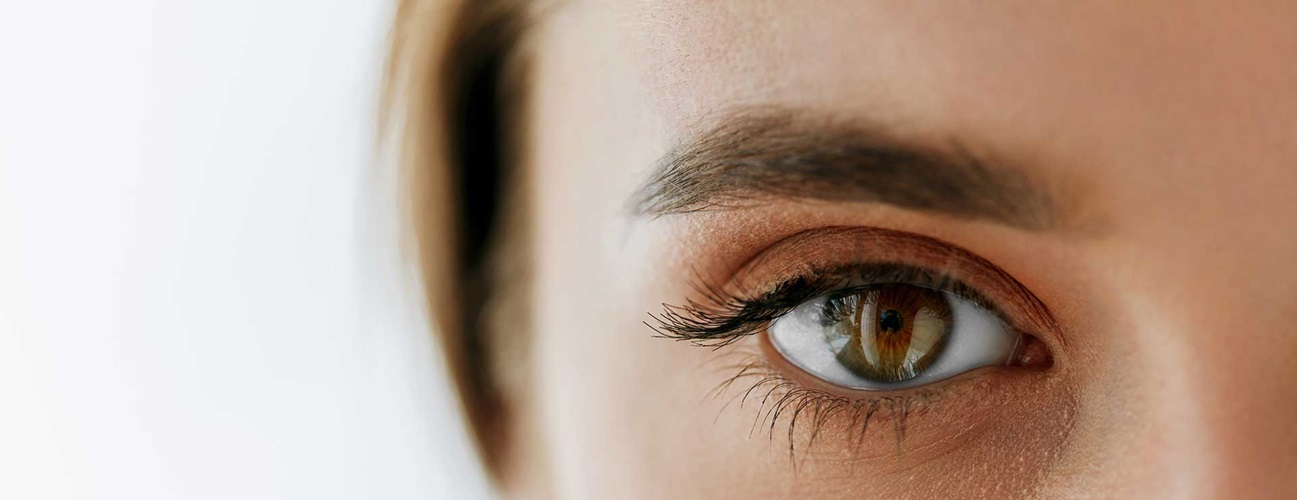
#> input picture project_images/001.jpeg, 1297 x 500 px; its folder holds only this picture in this run
$ python -i iris_detection_service.py   (imports and definitions only)   (older library calls are emulated)
#> lines starting #> are read from the running program, lines starting #| are printed output that depends on the picture
import os
import cv2
import numpy as np
import urllib.request
import mediapipe as mp
from PIL import Image
from ai_models.utils.daugman_normalization import daugman_polar_normalization

BASE_DIR = os.path.abspath(
    os.path.join(os.path.dirname(__file__), "../../../")
)

LANDMARKER_TASK_PATH = os.path.abspath(
    os.path.join(BASE_DIR, "ai_models/utils/face_landmarker.task")
)

_landmarker = None


def _ensure_landmarker_task():
    if not os.path.exists(LANDMARKER_TASK_PATH):
        os.makedirs(os.path.dirname(LANDMARKER_TASK_PATH), exist_ok=True)
        url = "https://storage.googleapis.com/mediapipe-models/face_landmarker/face_landmarker/float16/1/face_landmarker.task"
        try:
            print("[Iris Detection Service] Downloading MediaPipe face_landmarker.task...")
            urllib.request.urlretrieve(url, LANDMARKER_TASK_PATH)
            print("[Iris Detection Service] Downloaded face_landmarker.task successfully.")
        except Exception as e:
            print("[Iris Detection Service] Failed to download face_landmarker.task:", e)


def get_face_landmarker():
    global _landmarker
    if _landmarker is None:
        _ensure_landmarker_task()
        if os.path.exists(LANDMARKER_TASK_PATH):
            try:
                BaseOptions = mp.tasks.BaseOptions
                FaceLandmarker = mp.tasks.vision.FaceLandmarker
                FaceLandmarkerOptions = mp.tasks.vision.FaceLandmarkerOptions
                VisionRunningMode = mp.tasks.vision.RunningMode

                options = FaceLandmarkerOptions(
                    base_options=BaseOptions(model_asset_path=LANDMARKER_TASK_PATH),
                    running_mode=VisionRunningMode.IMAGE,
                    num_faces=1,
                    min_face_detection_confidence=0.3,
                    min_face_presence_confidence=0.3
                )
                _landmarker = FaceLandmarker.create_from_options(options)
            except Exception as e:
                print("[Iris Detection Service] Failed to instantiate MediaPipe FaceLandmarker:", e)
                _landmarker = None
    return _landmarker


class DetectionResult(tuple):
    """
    Backwards-compatible tuple subclass returning (polar_ribbon, annotated_image, face_det, left_det, right_det)
    while carrying structured payload dictionary via .payload attribute.
    """
    # [56 lines left out: functions __new__, evaluate_eye_roi_quality, not called in this run]


def detect_and_crop_iris(image_input):
    """
    Phase 3 Landmark-Based Precision Face, Dual-Eye & Single-Eye Detector.

    Pipeline:
    WEBCAM FRAME -> FACE LANDMARKS (MediaPipe 468/478) -> LEFT/RIGHT EYE ROI -> PUPIL/IRIS LOCALIZATION -> QUALITY GATE -> VALID CROP
    """
#> called with image_input = '../../../project_images/001.jpeg'
    annotated = None
    try:
        if isinstance(image_input, Image.Image):
            pil_img = image_input.convert("RGB")
            np_img = np.array(pil_img)
        elif isinstance(image_input, np.ndarray):
            np_img = image_input.copy()
            if len(np_img.shape) == 2:
                np_img = cv2.cvtColor(np_img, cv2.COLOR_GRAY2RGB)
        else:
            np_img = cv2.imread(image_input)
#> np_img is the input picture: shape (500, 1297, 3); mean B, G, R 149.5, 163.5, 185.9
            np_img = cv2.cvtColor(np_img, cv2.COLOR_BGR2RGB)

        h, w = np_img.shape[:2]
#> h = 500; w = 1297
        gray = cv2.cvtColor(np_img, cv2.COLOR_RGB2GRAY)
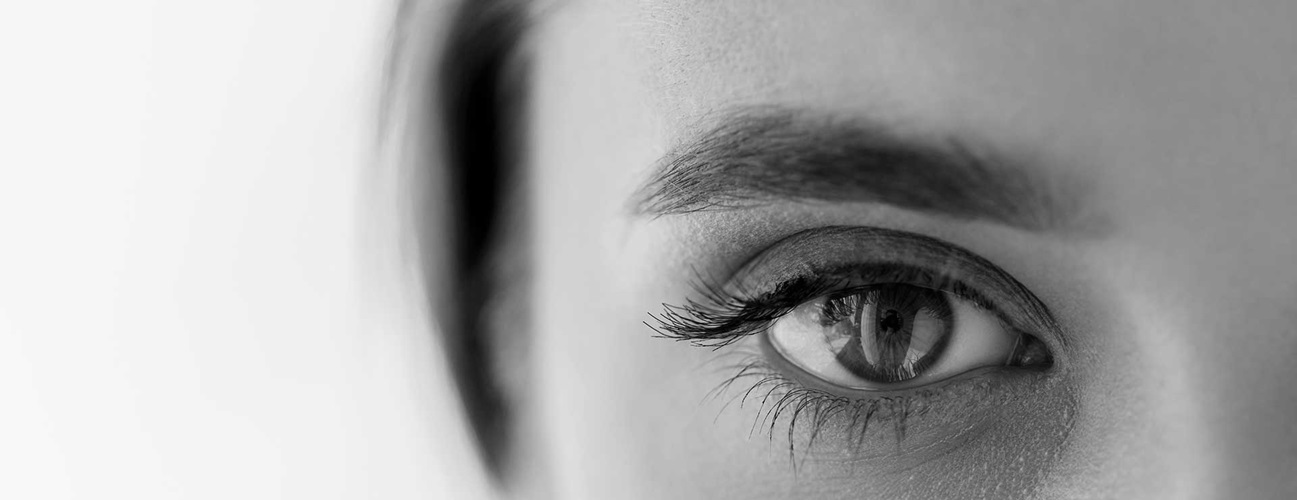
#> gray: shape (500, 1297); min 0, max 249, mean 168.6
        annotated = np_img.copy()

        landmarker = get_face_landmarker()
#> (the run stopped early here; a loop or call above may not have finished)

$ run again, on project_images/002.jpeg
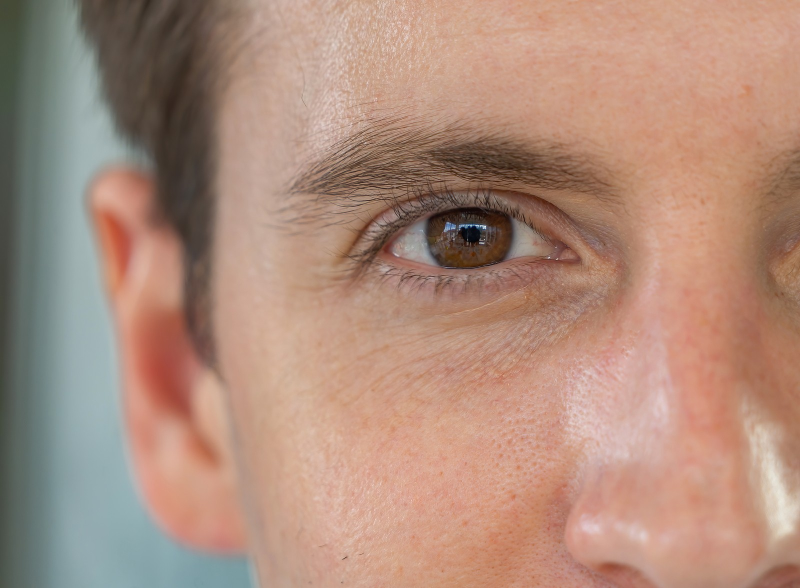
#> input picture project_images/002.jpeg, 1600 x 1176 px (shown at 1/2 size)
#> in detect_and_crop_iris, np_img is the input picture: shape (1176, 1600, 3); mean B, G, R 123.8, 140.3, 173.5
#> in detect_and_crop_iris, `gray = cv2.cvtColor(np_img, cv2.COLOR_RGB2GRAY)`:
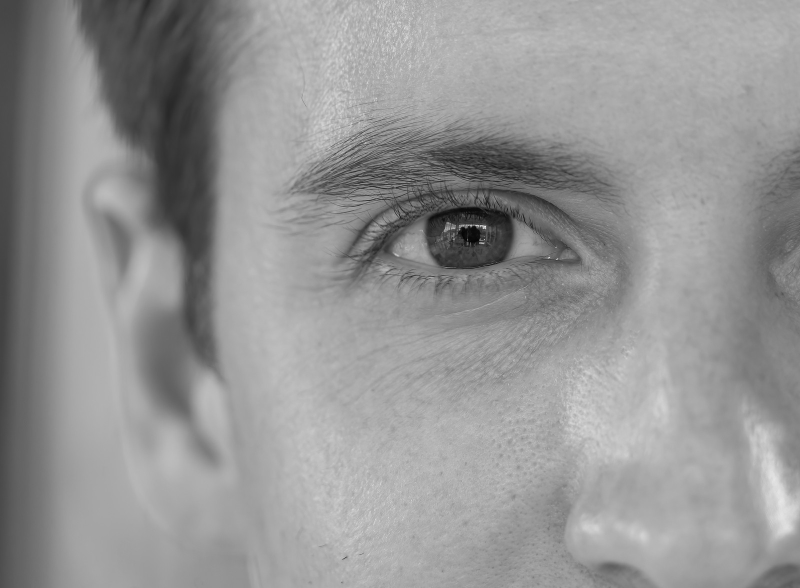
#> gray: shape (1176, 1600) (shown at 1/2 size); min 0, max 252, mean 148.4

$ run again, on project_images/003.jpeg
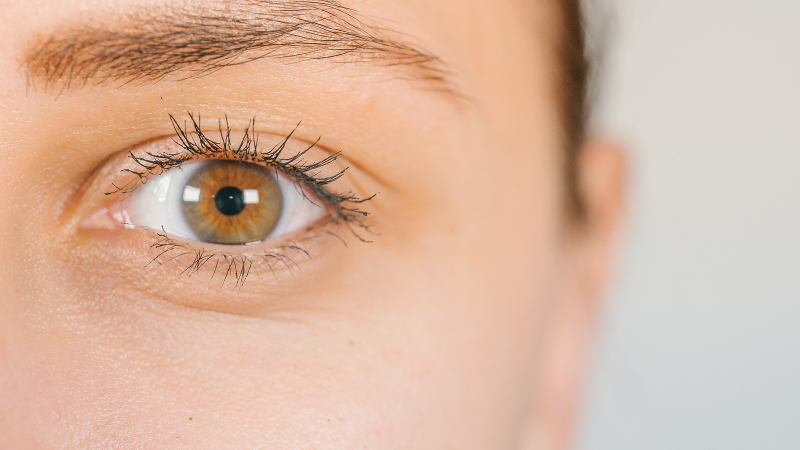
#> input picture project_images/003.jpeg, 1600 x 900 px (shown at 1/2 size)
#> in detect_and_crop_iris, np_img is the input picture: shape (900, 1600, 3); mean B, G, R 161.5, 182.3, 216.7
#> in detect_and_crop_iris, `gray = cv2.cvtColor(np_img, cv2.COLOR_RGB2GRAY)`:
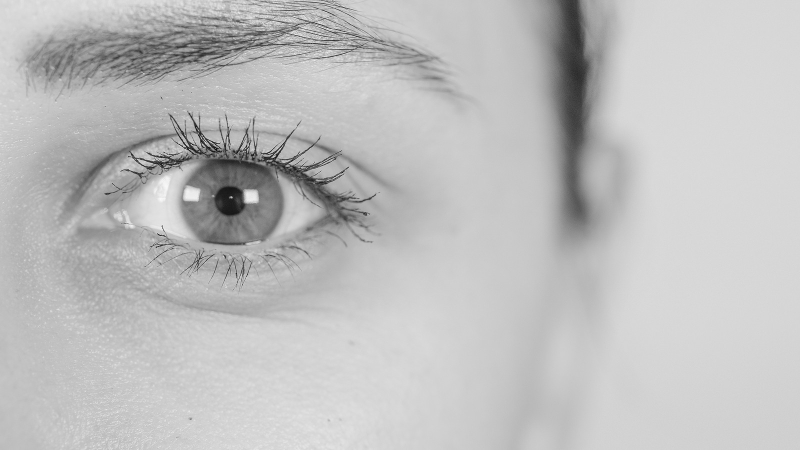
#> gray: shape (900, 1600) (shown at 1/2 size); min 2, max 254, mean 190.2

$ run again, on project_images/004.jpeg
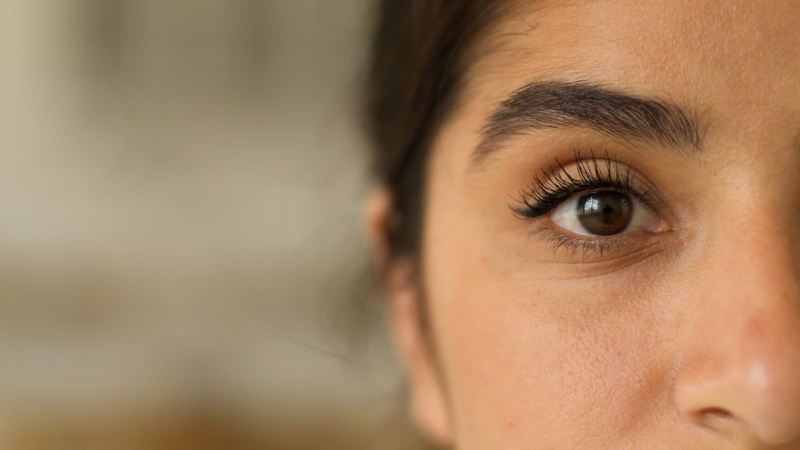
#> input picture project_images/004.jpeg, 1600 x 900 px (shown at 1/2 size)
#> in detect_and_crop_iris, np_img is the input picture: shape (900, 1600, 3); mean B, G, R 98.9, 131.6, 163.9
#> in detect_and_crop_iris, `gray = cv2.cvtColor(np_img, cv2.COLOR_RGB2GRAY)`:
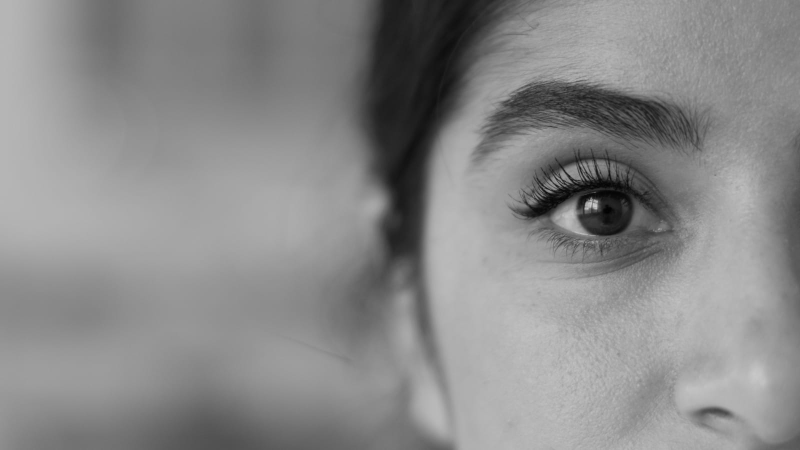
#> gray: shape (900, 1600) (shown at 1/2 size); min 0, max 212, mean 137.6
